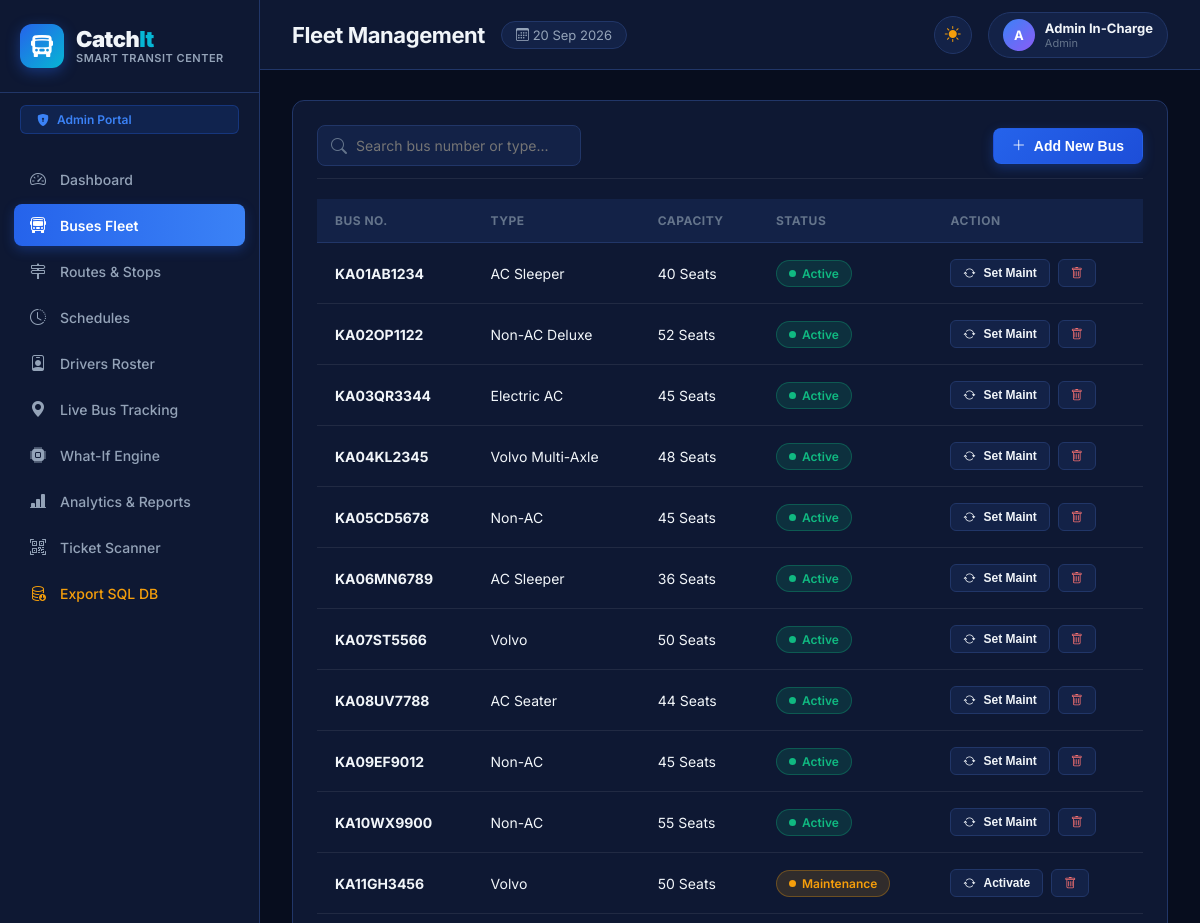
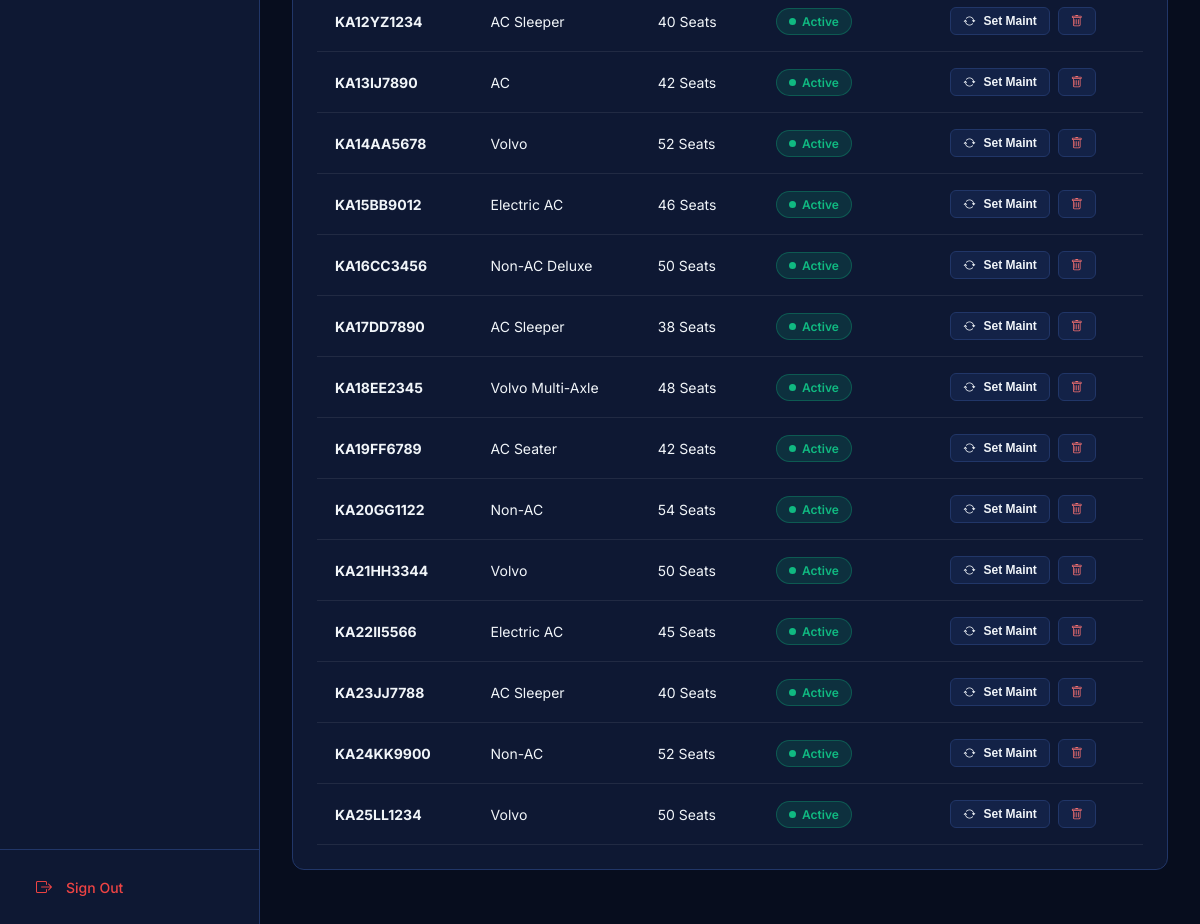
Page /admin/buses (signed in) on the committed database (2 pictures, top to bottom).
### tables this page shows
CREATE TABLE buses (
        bus_id INTEGER PRIMARY KEY AUTOINCREMENT,
        bus_number TEXT UNIQUE NOT NULL,
        bus_type TEXT NOT NULL,
        capacity INTEGER NOT NULL,
        status TEXT NOT NULL DEFAULT 'Active' CHECK(status IN ('Active', 'Maintenance', 'Out of Service'))
    );

### app.py (the view)
@app.route('/admin/buses')
@role_required('admin')
def admin_buses():
    conn = get_db()
    cursor = conn.cursor()
    cursor.execute("SELECT * FROM buses ORDER BY bus_number ASC")
    buses = cursor.fetchall()
    conn.close()
    return render_template('admin_buses.html', buses=buses)

### app.py (called while the page is built, shortened)
def role_required(*allowed_roles):
    def decorator(f):
        @wraps(f)
        def decorated_function(*args, **kwargs):
            if 'user_id' not in session:
                flash('Please log in first.', 'warning')
                return redirect(url_for('login'))
            return f(*args, **kwargs)
        return decorated_function
    return decorator

@app.context_processor
def inject_user():
    return {
        'current_user': {
            'id': session.get('user_id'),
            'name': session.get('name', 'Guest'),
            'email': session.get('email'),
            'role': session.get('role'),
            'license_number': session.get('license_number')
        },
        'today_date': datetime.now().strftime("%d %b %Y"),
        'today_iso': date.today().isoformat()
    }

### models.py (called while the page is built)
def using_mysql():
    return DATABASE_BACKEND == 'mysql'

def dict_factory(cursor, row):
    fields = [col[0] for col in cursor.description]
    return {key: value for key, value in zip(fields, row)}

def get_db():
    if using_mysql():
        _ensure_mysql_database()
        return _mysql_connection()
    conn = sqlite3.connect(DB_PATH)
    conn.row_factory = dict_factory
    conn.execute("PRAGMA foreign_keys = ON")
    return conn

### templates/admin_buses.html (shortened to what this page needs)
{% extends "base.html" %}
{% block page_title %}Fleet Management{% endblock %}
{% block content %}
<div class="panel">
    <div class="panel-header">
        <div class="search-box">
            <i class="bi bi-search"></i>
            <input type="text" id="bus_filter" class="form-control" placeholder="Search bus number or type..." onkeyup="filterBusTable()">
        </div>
        <button class="btn btn-primary" onclick="openModal('addBusModal')">
            <i class="bi bi-plus-lg"></i> Add New Bus
        </button>
    </div>
    <div class="table-responsive">
        <table class="custom-table" id="buses_table">
            <thead>
                <tr>
                    <th>Bus No.</th>
                    <th>Type</th>
                    <th>Capacity</th>
                    <th>Status</th>
                    <th>Action</th>
                </tr>
            </thead>
            <tbody>
                {% for bus in buses %}
                <tr>
                    <td><strong>{{ bus.bus_number }}</strong></td>
                    <td>{{ bus.bus_type }}</td>
                    <td>{{ bus.capacity }} Seats</td>
                    <td>
                        {% if bus.status == 'Active' %}
                            <span class="badge badge-ontime"><span class="badge-dot"></span> Active</span>
                        {% else %}
                            <span class="badge badge-delayed"><span class="badge-dot"></span> Maintenance</span>
                        {% endif %}
                    </td>
                    <td>
                        <div style="display: flex; gap: 8px;">
                            <button class="btn btn-secondary btn-sm" onclick="toggleStatus({{ bus.bus_id }}, '{{ 'Maintenance' if bus.status == 'Active' else 'Active' }}')">
                                <i class="bi bi-arrow-repeat"></i> {{ 'Set Maint' if bus.status == 'Active' else 'Activate' }}
                            </button>
                            <button class="btn btn-secondary btn-sm" style="color: #F87171;" onclick="deleteBus({{ bus.bus_id }})">
                                <i class="bi bi-trash"></i>
                            </button>
                        </div>
                    </td>
                </tr>
                {% endfor %}
            </tbody>
        </table>
    </div>
</div>
{% endblock %}

### static/css/style.css (style rules this page uses)
:root, [data-theme="dark"] { --bg-dark: #070D1E; --bg-surface: #0E1833; --bg-card: #132247; --bg-hover: #1A2D5C; --border-color: #213668; --border-light: rgba(255, 255, 255, 0.08); --primary: #2563EB; --primary-light: #3B82F6; --accent-cyan: #06B6D4; --accent-indigo: #6366F1; --accent-gold: #F59E0B; --text-main: #F1F5F9; --text-muted: #94A3B8; --text-dim: #64748B; --status-ontime: #10B981; --status-delayed: #F59E0B; --status-cancelled: #EF4444; --status-notstarted: #3B82F6; --seat-available: #1E293B; --seat-available-border: #3B82F6; --seat-booked: #334155; --seat-selected: #2563EB; --font-sans: 'Inter', system-ui, -apple-system, BlinkMacSystemFont, "Segoe UI", Roboto, sans-serif; }
* { box-sizing: border-box; margin: 0; padding: 0; transition: background-color 0.25s ease, border-color 0.25s ease, color 0.2s ease; }
body { font-family: var(--font-sans); background-color: var(--bg-dark); color: var(--text-main); min-height: 100vh; display: flex; flex-direction: column; overflow-x: hidden; }
.panel { background: var(--bg-surface); border: 1px solid var(--border-color); border-radius: 12px; padding: 24px; margin-bottom: 24px; }
.panel-header { display: flex; justify-content: space-between; align-items: center; margin-bottom: 20px; padding-bottom: 12px; border-bottom: 1px solid var(--border-light); }
.table-responsive { width: 100%; overflow-x: auto; }
.custom-table { width: 100%; border-collapse: separate; border-spacing: 0; font-size: 14px; }
.custom-table th { background: var(--bg-card); color: var(--text-dim); font-size: 12px; font-weight: 700; text-transform: uppercase; letter-spacing: 0.5px; padding: 14px 18px; text-align: left; border-bottom: 1px solid var(--border-color); }
.custom-table td { padding: 16px 18px; color: var(--text-main); border-bottom: 1px solid var(--border-light); vertical-align: middle; }
.badge { display: inline-flex; align-items: center; gap: 6px; padding: 5px 12px; border-radius: 20px; font-size: 12px; font-weight: 600; }
.badge-dot { width: 7px; height: 7px; border-radius: 50%; }
.badge-ontime { background: rgba(16, 185, 129, 0.15); color: var(--status-ontime); border: 1px solid rgba(16, 185, 129, 0.3); }
.badge-ontime .badge-dot { background: var(--status-ontime); }
.badge-delayed { background: rgba(245, 158, 11, 0.15); color: var(--status-delayed); border: 1px solid rgba(245, 158, 11, 0.3); }
.badge-delayed .badge-dot { background: var(--status-delayed); }
.btn { display: inline-flex; align-items: center; justify-content: center; gap: 8px; padding: 9px 18px; border-radius: 8px; font-size: 14px; font-weight: 600; cursor: pointer; border: 1px solid transparent; transition: all 0.2s ease; }
.btn-primary { background: linear-gradient(135deg, #2563EB, #1D4ED8); color: #FFFFFF; box-shadow: 0 4px 12px rgba(37, 99, 235, 0.3); }
.btn-secondary { background: var(--bg-card); border: 1px solid var(--border-color); color: var(--text-main); }
.btn-sm { padding: 6px 12px; font-size: 12px; border-radius: 6px; }
.form-control { width: 100%; padding: 11px 14px; background: var(--bg-card); border: 1px solid var(--border-color); border-radius: 8px; color: var(--text-main); font-size: 14px; font-family: inherit; }
.search-box { position: relative; max-width: 320px; }
.search-box input { padding-left: 38px; }
.search-box i { position: absolute; left: 14px; top: 50%; transform: translateY(-50%); color: var(--text-dim); }

### rows in the picture
buses: bus_number "KA01AB1234", bus_type "AC Sleeper", capacity "40", shows "Active", status "Set Maint"
buses: bus_number "KA02OP1122", bus_type "Non-AC Deluxe", capacity "52", shows "Active", status "Set Maint"
buses: bus_number "KA03QR3344", bus_type "Electric AC", capacity "45", shows "Active", status "Set Maint"
buses: bus_number "KA04KL2345", bus_type "Volvo Multi-Axle", capacity "48", shows "Active", status "Set Maint"
buses: bus_number "KA05CD5678", bus_type "Non-AC", capacity "45", shows "Active", status "Set Maint"
buses: bus_number "KA06MN6789", bus_type "AC Sleeper", capacity "36", shows "Active", status "Set Maint"
buses: bus_number "KA07ST5566", bus_type "Volvo", capacity "50", shows "Active", status "Set Maint"
buses: bus_number "KA08UV7788", bus_type "AC Seater", capacity "44", shows "Active", status "Set Maint"
buses: bus_number "KA09EF9012", bus_type "Non-AC", capacity "45", shows "Active", status "Set Maint"
buses: bus_number "KA10WX9900", bus_type "Non-AC", capacity "55", shows "Active", status "Set Maint"
buses: bus_number "KA11GH3456", bus_type "Volvo", capacity "50", shows "Maintenance", status "Activate"
buses: bus_number "KA12YZ1234", bus_type "AC Sleeper", capacity "40", shows "Active", status "Set Maint"
buses: bus_number "KA13IJ7890", bus_type "AC", capacity "42", shows "Active", status "Set Maint"
buses: bus_number "KA14AA5678", bus_type "Volvo", capacity "52", shows "Active", status "Set Maint"
buses: bus_number "KA15BB9012", bus_type "Electric AC", capacity "46", shows "Active", status "Set Maint"
buses: bus_number "KA16CC3456", bus_type "Non-AC Deluxe", capacity "50", shows "Active", status "Set Maint"
buses: bus_number "KA17DD7890", bus_type "AC Sleeper", capacity "38", shows "Active", status "Set Maint"
buses: bus_number "KA18EE2345", bus_type "Volvo Multi-Axle", capacity "48", shows "Active", status "Set Maint"
buses: bus_number "KA19FF6789", bus_type "AC Seater", capacity "42", shows "Active", status "Set Maint"
buses: bus_number "KA20GG1122", bus_type "Non-AC", capacity "54", shows "Active", status "Set Maint"
buses: bus_number "KA21HH3344", bus_type "Volvo", capacity "50", shows "Active", status "Set Maint"
buses: bus_number "KA22II5566", bus_type "Electric AC", capacity "45", shows "Active", status "Set Maint"
buses: bus_number "KA23JJ7788", bus_type "AC Sleeper", capacity "40", shows "Active", status "Set Maint"
buses: bus_number "KA24KK9900", bus_type "Non-AC", capacity "52", shows "Active", status "Set Maint"
buses: bus_number "KA25LL1234", bus_type "Volvo", capacity "50", shows "Active", status "Set Maint"

### other values in the picture
{{ current_user.role|title }} "Admin"
{{ current_user.name[0] }} "A"
{{ current_user.name }} "Admin In-Charge"
